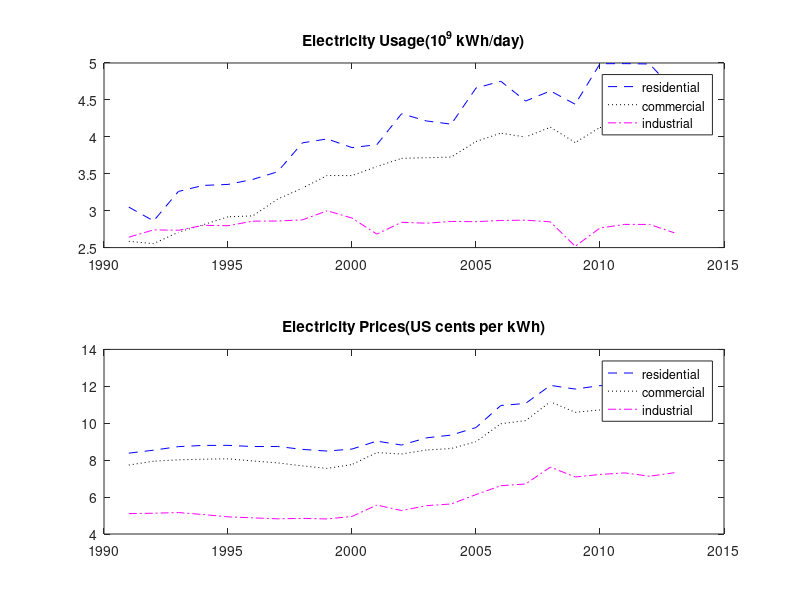

Recreate this plot in MATLAB.
% Course: https://matlabacademy.mathworks.com/R2018b/portal.html?course=gettingstarted

% Electricy usage and prices in US for 23 years from 1991 to 2013 of residential, commercial, and industrial

% Variables loaded from 'electricy.mat'
% Name   : Size   : Description
% usage  : 23 * 3 : usage of all three types in different columns
% prices : 23 * 3 : prices of all three types in different columns

% Clear variables
clc;

% Load data
load('electricity.mat', '-mat');

% Replace 'NaN' values with mean of total data
usage(isnan(usage)) = mean(mean(usage));
prices(isnan(prices)) = mean(mean(prices));

% Extract usage data for residential, commercial, and industrial
residential_usage = usage(:, 1);
commercial_usage = usage(:, 2);
industrial_usage = usage(:, 3);

% Extract prices data for residential, commercial, and industrial
residential_price = prices(:, 1);
commercial_price = prices(:, 2);
industrial_price = prices(:, 3);

% Data is of 23 years from 1991 to 2013
years = (1991:2013)';

% Plot usage and prices of all three types on two different
% graphs within one frame using grid
% Use different color and line style for each usage
% to differentiate the data

% First plot
subplot(2, 1, 1);
% Plot residential usage with blue dashed line
plot(years, residential_usage, 'b--');

% Hold the graph to plot the data on same graph
% otherwise it creates new graph
hold on;

% Plot commercial usage with black dotted line
plot(years, commercial_usage, 'k:');

% Plot industrial usage with magenta dash-dot line
plot(years, industrial_usage, 'm-.');

% Give title to graph
title("Electricity Usage(10^9 kWh/day)");

% Add legend to graph
legend('residential', 'commercial', 'industrial');


% Second plot
subplot(2, 1, 2);
% Plot residential price with blue dashed line
plot(years, residential_price, 'b--');

% Hold the graph to plot the data on same graph
% otherwise it creates new graph
hold on;

% Plot commercial price with black dotted line
plot(years, commercial_price, 'k:');

% Plot industrial price with magenta dash-dot line
plot(years, industrial_price, 'm-.');

% Give title to graph
title("Electricity Prices(US cents per kWh)");

% Add legend to graph
legend('residential', 'commercial', 'industrial');
